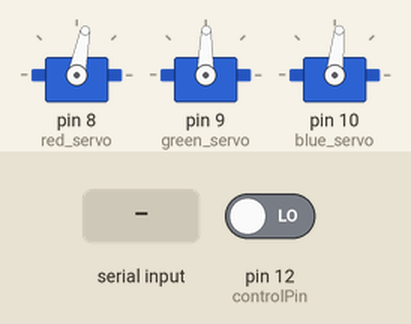
This sketch was run on a simulated Arduino Uno, built with avr-gcc and run on an emulated ATmega328P. Parts: 3 × servo. Inputs (shaded band) come from the test bench; at power-on: pin 12 (controlPin) LOW. What the sketch prints to the serial monitor is not drawn.

Above: at 1.0 s.
1.1 s: "R" received over Serial
At 2.0 s:
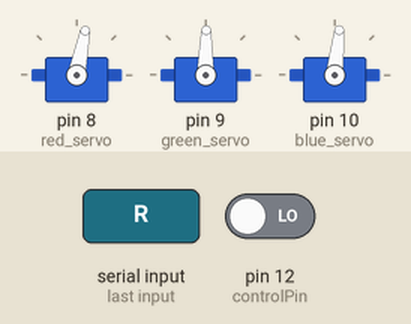
2.7 s: "G" received over Serial
At 3.2 s:
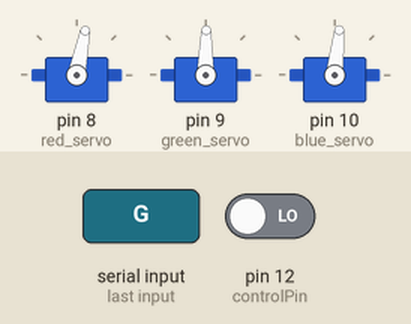
Timing chart, 0 to 5.7 s (numbered marks = the images above; inputs shaded):
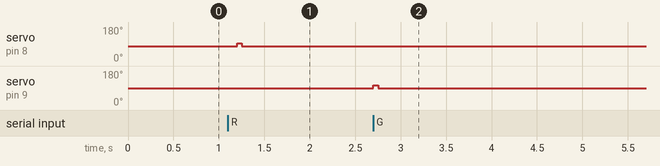

The sketch:

project.ino
```cpp
/*
M&M Dispenser
ENME 351 Final Project
Author: Ian Michel-Tyler
*/

#include <Servo.h>

Servo red_servo; // Create servo objects for three servos
Servo green_servo;
Servo blue_servo;

int U = 0; // Define global variables
int L = 0;
int D = 0;
int R = 0;
int color; // variable to control which motor actuates

// Initial servo angles found by trial and error
int b_angle_init = 84;
int g_angle_init = 89;
int r_angle_init = 79;

// Interval between actuating to desired angle and initial angle
int dur = 50;

// Define pin for which control script runs
int controlPin = 12;

void setup() {
  Serial.begin(9600);

  // Attach servos to pins
  red_servo.attach(8);
  green_servo.attach(9);
  blue_servo.attach(10);

  // Set servo to starting position
  red_servo.write(r_angle_init);
  green_servo.write(g_angle_init);
  blue_servo.write(b_angle_init);

  // Set button pins and control pin to input
  pinMode(2,INPUT);
  pinMode(3,INPUT);
  pinMode(4,INPUT);
  pinMode(5,INPUT);
  pinMode(controlPin,INPUT);

  // Establish handshake with processing over serial
  // Code adapted from Arduino Serial_Call_Response example at https://www.arduino.cc/en/Tutorial/SerialCallResponse
  establishContact();
}

void loop() {

  // If the switch is HIGH, the input to the dispenser is the processing game
  if (digitalRead(controlPin) == HIGH){
    // If bytes are available from the serial stream, do:
    if (Serial.available() > 0){
      // Accept information before sending
      color = Serial.read();
      // Read button pins and write to serial
      U = digitalRead(2);
      L = digitalRead(3);
      D = digitalRead(4);
      R = digitalRead(5);
      Serial.write(U);Serial.write(L);Serial.write(D);Serial.write(R);
      // Delay ample time to allow processing to execute
      delay(50);
  }
  // If the code received is red, actuate red servo to dispense red M&M
  if (color == 1){
      red_servo.write(r_angle_init+15);
      delay(dur);
      red_servo.write(r_angle_init);
  }
  // Same but green
  else if(color == 2){
      green_servo.write(g_angle_init+15);
      delay(dur);
      green_servo.write(g_angle_init);
  }
  // Same but blue
  else if(color == 3){
      blue_servo.write(b_angle_init+15);
      delay(dur);
      blue_servo.write(b_angle_init);
  }
}
  // If switch is LOW, input becomes python script running rudimentary color classifier
  else if(digitalRead(controlPin) == LOW){
    if (Serial.available() > 0) {
      color = Serial.read();
      // For some reason I decided to use characters for this one
      if(color == 'R'){
        red_servo.write(r_angle_init+15);
        delay(dur);
        red_servo.write(r_angle_init);
      }
      else if(color == 'G'){
        green_servo.write(g_angle_init+15);
        delay(dur);
        green_servo.write(g_angle_init);
      }
      else if(color == 'B'){
        blue_servo.write(b_angle_init+15);
        delay(dur);
        blue_servo.write(b_angle_init);
      }
      else{
        delay(50);
      }
    }
    else{
      delay(50);
    }
    delay(50);
  }
}

// Code adapted from Arduino Serial_Call_Response example at https://www.arduino.cc/en/Tutorial/SerialCallResponse
void establishContact() {
  while (Serial.available() <= 0) {
    Serial.print('A');   // send a capital A until reciprocated
    delay(300);
}
}
```

Measured:
- after the input at 1.1 s, servo on pin 8 (red_servo): 79° → 94° after 0.10 s, → 79° 0.05 s later
- after the input at 2.7 s, servo on pin 9 (green_servo): 89° → 104° at once, → 89° 0.05 s later
